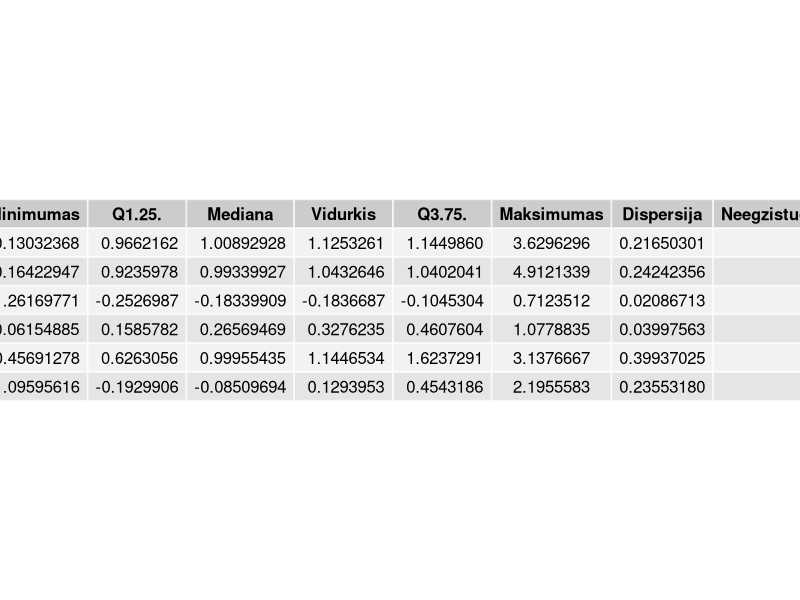
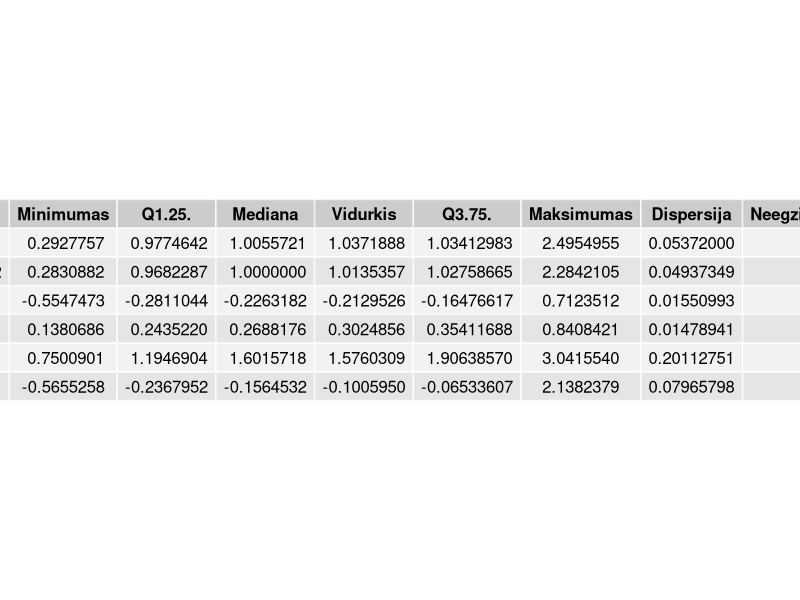
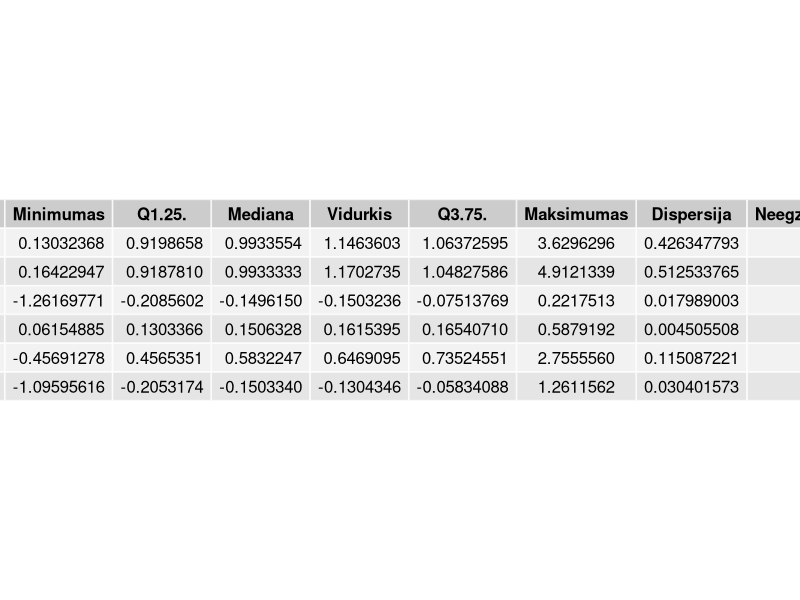
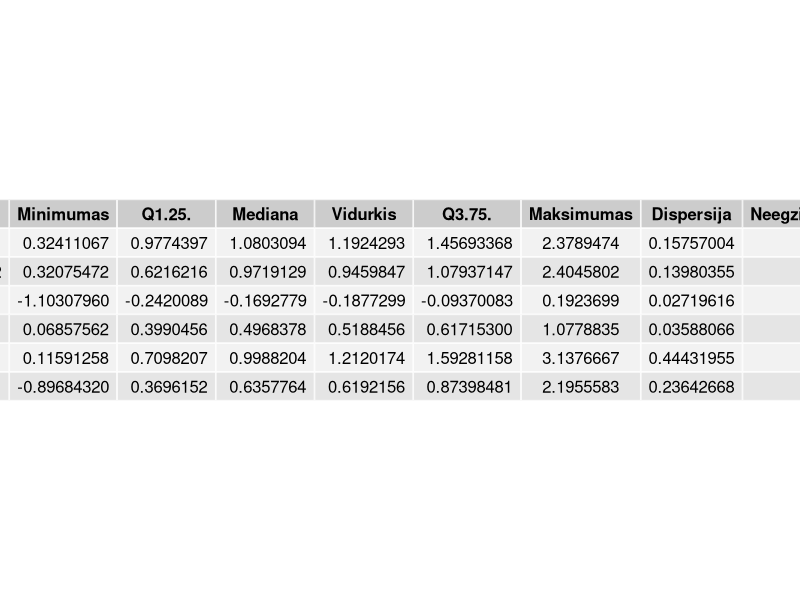
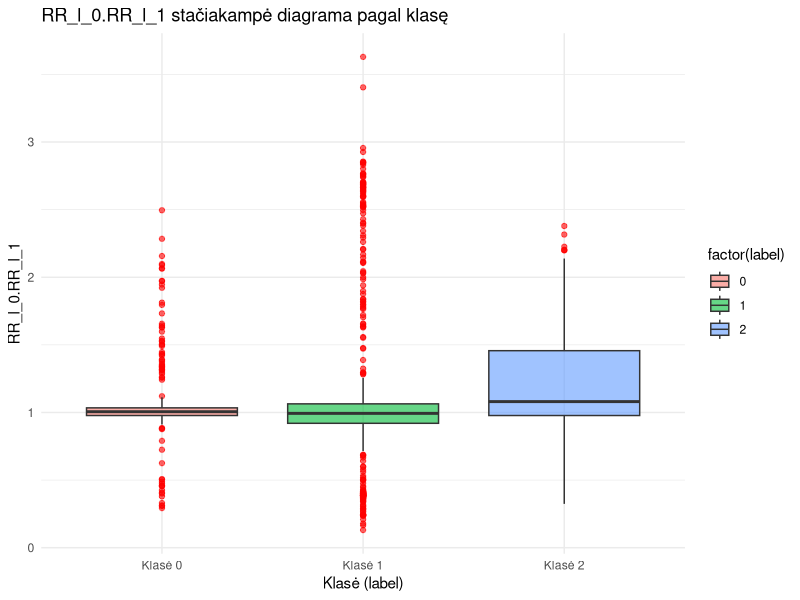
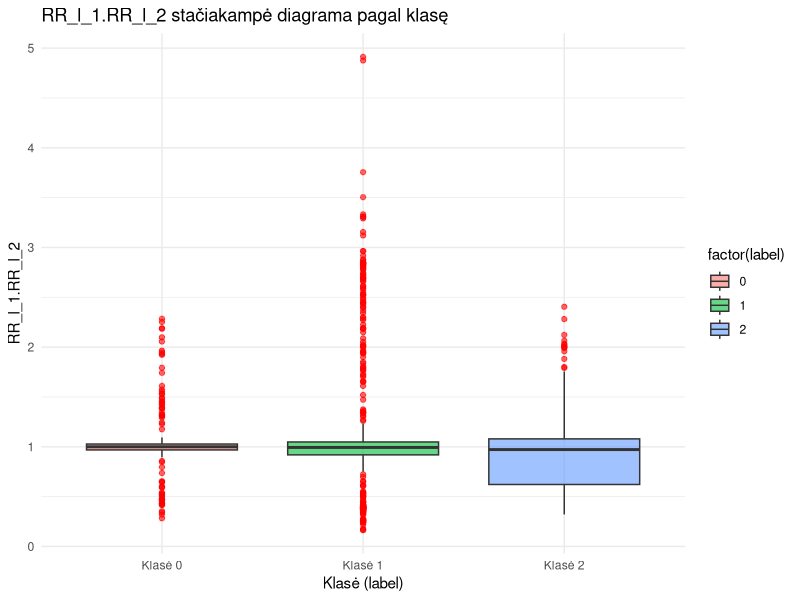
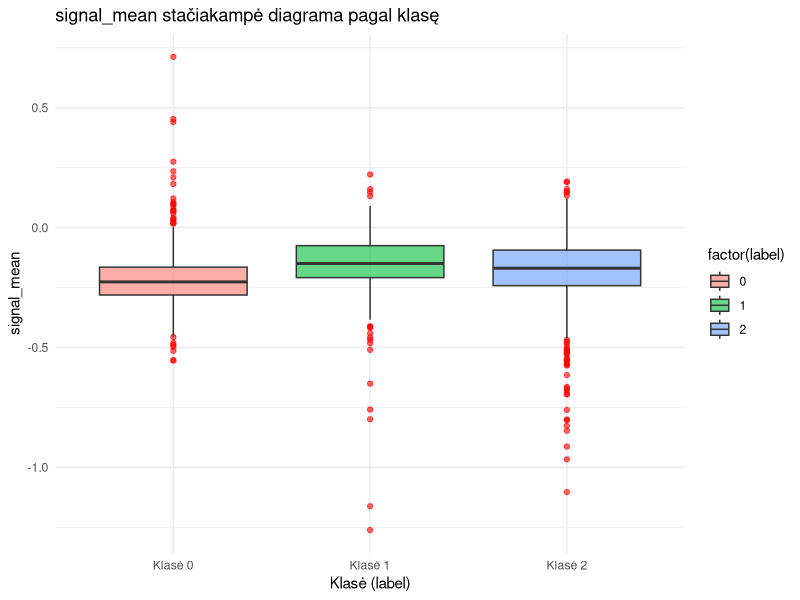
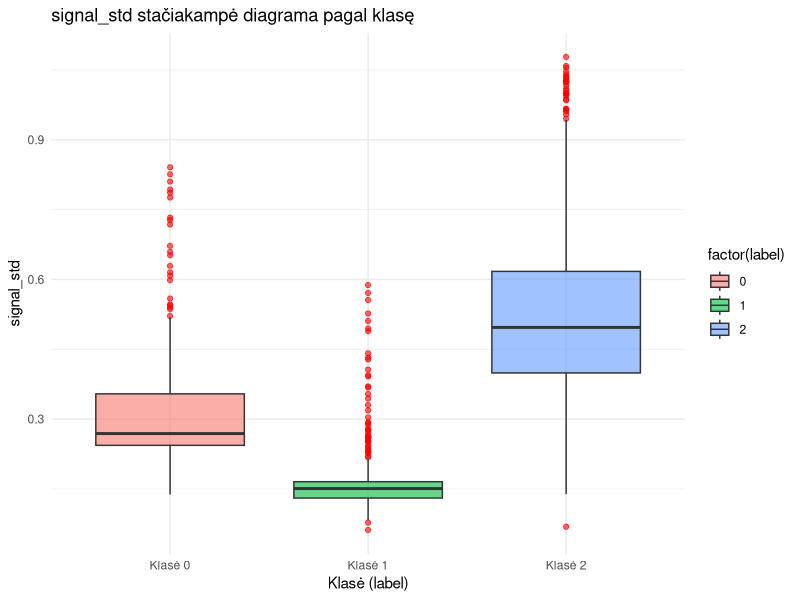

These figures' R source, in order:
if (!require("skimr")) install.packages("skimr", repos = "https://cloud.r-project.org/") # Parsisiunčiame ir importuojame biblioteką darbui su duomenimis
library(skimr)
library(ggplot2)
library(reshape2)
library(gridExtra)
library(grid)

if(!dir.exists("csv")) dir.create("csv")

# --- Nuskaitome duomenis

df <- read.csv("csv/atrinkti_duomenys.csv", sep = ",", header = TRUE, check.names = FALSE) # Nuskaitome failą

# --- Aprašomoji duomenų analizė (bendra)

cols_to_keep <- c("RR_l_0.RR_l_1", "RR_l_1.RR_l_2", "signal_mean", "signal_std", "R_val", "P_val", "label") # Parenkame kuriuos rodiklius norime pasilikti analizei

df_selected <- df[, cols_to_keep] # Sukuriame naują duomenų rinkinį su 7 pasirinktais rodikliais
write.csv(df_selected, "csv/atrinkti_duomenys_6_rodikliai.csv", row.names = FALSE) # Išsaugome naują duomenų rinkinį į CSV failą

num_vars <- df_selected[, !names(df_selected) %in% "label"] # Analizei atrenkame tik kiekybinius rodikliu, neįtraukdami kokybinio rodiklio klasė (angl. label)

stats_list <- lapply(num_vars, function(x) { # Atliekame aprašomąją duomenų analizę su atrinktais rodikliais
  c(
    Minimumas = min(x, na.rm = TRUE),
    Q1 = quantile(x, 0.25, na.rm = TRUE),
    Mediana = median(x, na.rm = TRUE),
    Vidurkis = mean(x, na.rm = TRUE),
    Q3 = quantile(x, 0.75, na.rm = TRUE),
    Maksimumas = max(x, na.rm = TRUE),
    Dispersija = var(x, na.rm = TRUE),
    `Neegzistuojancios reiksmes` = sum(is.na(x))
  )
})

stats_df <- data.frame( # Paverčiame statistikos sąrašą į duomenų rėmą ir pridedame kintamųjų pavadinimus, kad būtų galima teisingai eksportuoti į .CSV failą
  Variable = names(stats_list),
  do.call(rbind, stats_list)
)

write.csv(stats_df, "csv/aprasomoji_atrinktu_duomenu_statistika.csv", row.names = FALSE) # Išsaugome aprašomosios duomenų analizės rezultatų rinkinį į .CSV failą

if (!dir.exists("pics_aprasomoji_analize")) dir.create("pics_aprasomoji_analize")

table_grob <- tableGrob(stats_df, rows = NULL) # Sukuriame lentelę iš gautų rezultatų excel failo
png("pics_aprasomoji_analize/aprasomoji_statistika_bendras_vaizdas.png", width = 800, height = 180)
grid.draw(table_grob)
dev.off()

# --- Aprašomoji duomenų analizė pagal klases (label)
stats_by_label <- lapply(split(df_selected, df_selected$label), function(sub_df) {
  num_vars <- sub_df[, !names(sub_df) %in% "label"]
  stats_list <- lapply(num_vars, function(x) {
    c(
      Minimumas = min(x, na.rm = TRUE),
      Q1 = quantile(x, 0.25, na.rm = TRUE),
      Mediana = median(x, na.rm = TRUE),
      Vidurkis = mean(x, na.rm = TRUE),
      Q3 = quantile(x, 0.75, na.rm = TRUE),
      Maksimumas = max(x, na.rm = TRUE),
      Dispersija = var(x, na.rm = TRUE),
      Neegzistuojancios.reiksmes = sum(is.na(x))
    )
  })

  df_stats <- data.frame(
    Label = unique(sub_df$label),
    Variable = names(stats_list),
    do.call(rbind, stats_list)
  )
  return(df_stats)
})

stats_by_label_df <- do.call(rbind, stats_by_label)

write.csv(stats_by_label_df, "csv/aprasomoji_statistika_by_label.csv", row.names = FALSE)

for(lbl in unique(stats_by_label_df$Label)) {
  df_label <- stats_by_label_df[stats_by_label_df$Label == lbl, ]
  table_grob <- tableGrob(df_label, rows = NULL)
  png(paste0("pics_aprasomoji_analize/aprasomoji_statistika_label_", lbl, ".png"), width = 800, height = 180)
  grid.draw(table_grob)
  dev.off()
}

# --- Stačiakampės diagramos (boxplot) pagal klases (label)
num_vars <- setdiff(names(df_selected), "label") # Išrenkame tik kiekybinius kintamuosius, neįtraukdami kokybinio kintamojo klasė (angl. label)

if (!dir.exists("plots_aprasomoji_analize")) dir.create("plots_aprasomoji_analize")

for (var in num_vars) {
  p <- ggplot(df_selected, aes(x = factor(label, levels = c(0,1,2), labels = c("Klasė 0", "Klasė 1", "Klasė 2")),
                               y = .data[[var]], fill = factor(label))) +
    geom_boxplot(outlier.color = "red", alpha = 0.6) +
    labs(title = paste(var, "stačiakampė diagrama pagal klasę"),
         x = "Klasė (label)",
         y = var) +
    theme_minimal()

  ggsave(
    filename = paste0("plots_aprasomoji_analize/boxplot_", var, ".png"),
    plot = p,
    width = 7, height = 7, dpi = 300
  )
}